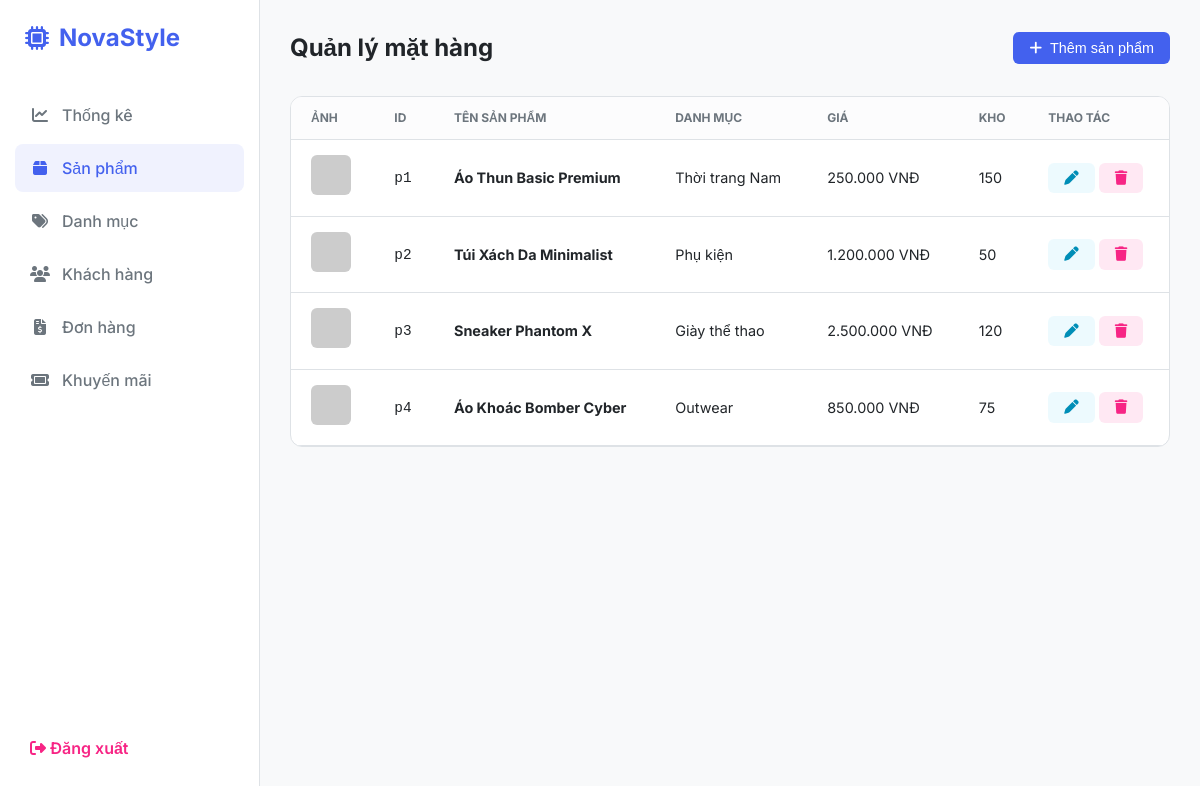
Page /admin.php?tab=products (signed in) on the committed database.
### tables this page shows
CREATE TABLE `products` (
  `id` varchar(20) NOT NULL,
  `category_id` int(11) NOT NULL,
  `name` varchar(255) NOT NULL,
  `description` text,
  `price` decimal(10,2) NOT NULL,
  `image_url` varchar(255) DEFAULT NULL,
  `ai_tags` text COMMENT 'Các từ khóa để tính năng Smart Search quét',
  `stock_quantity` int(11) DEFAULT '100',
  `created_at` timestamp DEFAULT CURRENT_TIMESTAMP,
  PRIMARY KEY (`id`),
  KEY `category_id` (`category_id`),
  CONSTRAINT `fk_products_category` FOREIGN KEY (`category_id`) REFERENCES `categories` (`id`) ON DELETE CASCADE
);

CREATE TABLE `categories` (
  `id` int(11) NOT NULL AUTO_INCREMENT,
  `name` varchar(50) NOT NULL,
  `slug` varchar(50) NOT NULL,
  `description` text,
  PRIMARY KEY (`id`),
  UNIQUE KEY `slug` (`slug`)
);

### admin.php (the view, shortened to what this page needs)
<?php
require_once 'db.php';
$products = $conn->query("SELECT p.*, c.name as cat_name FROM products p LEFT JOIN categories c ON p.category_id = c.id ORDER BY p.created_at DESC")->fetchAll();
$active_tab = $_GET['tab'] ?? $active_tab ?? 'dashboard';
?>
<!DOCTYPE html>
<html lang="vi">
<head>
    <link rel="stylesheet" href="https://cdnjs.cloudflare.com/ajax/libs/font-awesome/6.4.0/css/all.min.css">
</head>
<body>
<div class="admin-container">
    <aside class="sidebar">
        <div class="logo">
            <a href="index.php" style="text-decoration: none; color: inherit; display: flex; align-items: center; gap: 10px;">
                <i class="fa-solid fa-microchip"></i> NovaStyle
            </a>
        </div>
        <ul class="menu">
            <li class="menu-item"><a href="?tab=dashboard" class="menu-link <?= $active_tab == 'dashboard' ? 'active' : '' ?>"><i class="fa-solid fa-chart-line"></i> Thống kê</a></li>
            <li class="menu-item"><a href="?tab=products" class="menu-link <?= $active_tab == 'products' ? 'active' : '' ?>"><i class="fa-solid fa-box"></i> Sản phẩm</a></li>
            <li class="menu-item"><a href="?tab=categories" class="menu-link <?= $active_tab == 'categories' ? 'active' : '' ?>"><i class="fa-solid fa-tags"></i> Danh mục</a></li>
            <li class="menu-item"><a href="?tab=customers" class="menu-link <?= $active_tab == 'customers' ? 'active' : '' ?>"><i class="fa-solid fa-users"></i> Khách hàng</a></li>
            <li class="menu-item"><a href="?tab=orders" class="menu-link <?= $active_tab == 'orders' ? 'active' : '' ?>"><i class="fa-solid fa-file-invoice-dollar"></i> Đơn hàng</a></li>
            <li class="menu-item"><a href="?tab=vouchers" class="menu-link <?= $active_tab == 'vouchers' ? 'active' : '' ?>"><i class="fa-solid fa-ticket"></i> Khuyến mãi</a></li>
        </ul>
        <div style="padding: 20px 30px;"><a href="logout.php" style="color: var(--danger); text-decoration: none; font-weight: 600;"><i class="fa-solid fa-right-from-bracket"></i> Đăng xuất</a></div>
    </aside>
    <main class="main-content">
        <?php if ($active_tab == 'products'): ?>
            <div class="header">
                <h1>Quản lý mặt hàng</h1>
                <button class="btn btn-primary" onclick="openProductModal()"><i class="fa-solid fa-plus"></i> Thêm sản phẩm</button>
            </div>
            <div class="card">
                <div class="table-responsive">
                    <table>
                        <thead>
                            <tr>
                                <th>Ảnh</th>
                                <th>ID</th>
                                <th>Tên sản phẩm</th>
                                <th>Danh mục</th>
                                <th>Giá</th>
                                <th>Kho</th>
                                <th>Thao tác</th>
                            </tr>
                        </thead>
                        <tbody>
                            <?php foreach($products as $p): ?>
                            <tr>
                                <td><img src="<?= $p['image_url'] ?>" class="product-img" onerror="this.src='https://placehold.co/40'"></td>
                                <td><code><?= $p['id'] ?></code></td>
                                <td><strong><?= htmlspecialchars($p['name']) ?></strong></td>
                                <td><?= htmlspecialchars($p['cat_name'] ?? 'N/A') ?></td>
                                <td><?= number_format($p['price'], 0, ',', '.') ?> VNĐ</td>
                                <td><?= $p['stock_quantity'] ?></td>
                                <td>
                                    <button class="btn btn-success" onclick="openProductModal(true, '<?= $p['id'] ?>', '<?= addslashes($p['name']) ?>', '<?= $p['category_id'] ?>', '<?= $p['price'] ?>', '<?= $p['stock_quantity'] ?>', '<?= addslashes($p['description']) ?>', '<?= $p['image_url'] ?>')"><i class="fa-solid fa-pen"></i></button>
                                    <a href="?delete_product=<?= $p['id'] ?>" class="btn btn-danger" onclick="return confirm('Bạn có chắc chắn muốn xóa?')"><i class="fa-solid fa-trash"></i></a>
                                </td>
                            </tr>
                            <?php endforeach; ?>
                        </tbody>
                    </table>
                </div>
            </div>
        <?php endif; ?>
    </main>
</div>
</body>
</html>

### admin.php (style rules this page uses)
:root { --primary: #4361ee; --secondary: #7209b7; --success: #4cc9f0; --danger: #f72585; --warning: #ff9f1c; --bg-body: #f8f9fa; --bg-sidebar: #ffffff; --text-main: #212529; --text-muted: #6c757d; --border: #dee2e6; }
* { margin: 0; padding: 0; box-sizing: border-box; }
body { font-family: 'Inter', sans-serif; background: var(--bg-body); color: var(--text-main); line-height: 1.5; }
.admin-container { display: flex; min-height: 100vh; }
.sidebar { width: 260px; background: var(--bg-sidebar); border-right: 1px solid var(--border); padding: 20px 0; display: flex; flex-direction: column; position: fixed; height: 100vh; }
.logo { padding: 0 25px 30px; font-size: 1.5rem; font-weight: 700; color: var(--primary); display: flex; align-items: center; gap: 10px; }
.menu { list-style: none; flex: 1; }
.menu-item { margin: 5px 15px; }
.menu-link { display: flex; align-items: center; gap: 12px; padding: 12px 15px; text-decoration: none; color: var(--text-muted); border-radius: 8px; transition: all 0.3s; font-weight: 500; }
.menu-link:hover, .menu-link.active { background: rgba(67, 97, 238, 0.08); color: var(--primary); }
.menu-link i { width: 20px; text-align: center; }
.main-content { flex: 1; margin-left: 260px; padding: 30px; }
.header { display: flex; justify-content: space-between; align-items: center; margin-bottom: 30px; }
.header h1 { font-size: 1.5rem; font-weight: 700; }
.card { background: #fff; border-radius: 12px; border: 1px solid var(--border); overflow: hidden; margin-bottom: 30px; }
.btn { padding: 8px 16px; border-radius: 6px; border: none; cursor: pointer; font-weight: 500; display: inline-flex; align-items: center; gap: 8px; text-decoration: none; font-size: 0.9rem; }
.btn-primary { background: var(--primary); color: #fff; }
.btn-danger { background: rgba(247, 37, 133, 0.1); color: var(--danger); }
.btn-success { background: rgba(76, 201, 240, 0.1); color: #008eb7; }
.table-responsive { overflow-x: auto; }
table { width: 100%; border-collapse: collapse; }
th { background: #fcfcfd; padding: 12px 20px; text-align: left; font-size: 0.75rem; color: var(--text-muted); text-transform: uppercase; border-bottom: 1px solid var(--border); }
td { padding: 15px 20px; border-bottom: 1px solid var(--border); font-size: 0.9rem; vertical-align: middle; }
.product-img { width: 40px; height: 40px; border-radius: 6px; object-fit: cover; }

### rows in the picture
products: id "p1", name "Áo Thun Basic Premium", category.name "Thời trang Nam", price "250.000", stock_quantity "150"
products: id "p2", name "Túi Xách Da Minimalist", category.name "Phụ kiện", price "1.200.000", stock_quantity "50"
products: id "p3", name "Sneaker Phantom X", category.name "Giày thể thao", price "2.500.000", stock_quantity "120"
products: id "p4", name "Áo Khoác Bomber Cyber", category.name "Outwear", price "850.000", stock_quantity "75"
